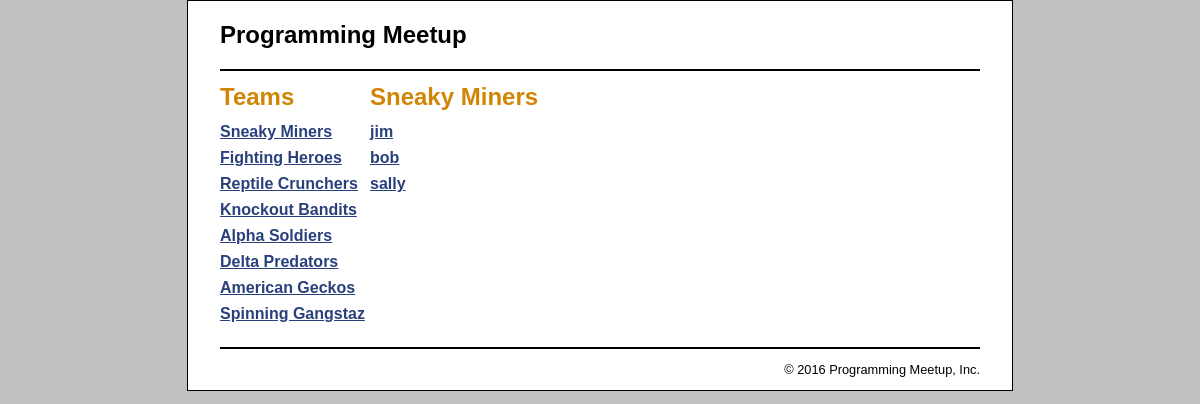
Page /controller/product_catalog on the committed database.
### tables this page shows
CREATE TABLE team (
	team_id				int				auto_increment,
	team_name			varchar(255)	not null 		unique,
	team_description	varchar(500)	not null,	
	
	primary key (team_id)
);

CREATE TABLE member (
	team_id				int				not null,
	member_id			int				auto_increment,	
	member_name			varchar(255)	not null,
	member_birthday		date,

	index team_id (team_id),	
	foreign key (team_id) references team(team_id),		
	primary key (member_id)	
);

### model/category_db.php (called while the page is built, shortened)
<?php
	function get_teams() {
	    global $db;
	    $query = 'SELECT * FROM team
	              ORDER BY team_id';
	    $statement = $db->prepare($query);
	    $statement->execute();
	    return $statement;
	}
	function get_team_name($group_id) {
	    global $db;
	    $query = 'SELECT * FROM team
	              WHERE team_id = :group_id';
	    $statement = $db->prepare($query);
	    $statement->bindValue(':group_id', $group_id);
	    $statement->execute();
	    $team = $statement->fetch();
	    $team_name = $team['team_name'];
	    return $team_name;
	}
?>

### model/product_db.php (called while the page is built, shortened)
<?php
function get_member_by_team($team_id) {
    global $db;
    $query = 'SELECT * FROM member
              WHERE member.team_id = :team_id
              ORDER BY member_id';
    $statement = $db->prepare($query);
    $statement->bindValue(":team_id", $team_id);
    $statement->execute();
    $members = $statement->fetchAll();
    return $members;
}
?>

### view/product_catalog/product_list.php (the view)
<?php include '../../view/template/header.php'; ?>
<main>
    <aside>
        <h1>Teams</h1>
		<?php include '../../view/template/categories_nav.php'; ?>
    </aside>
    <section>
        <h1><?php echo $team_name; ?></h1>
        <ul class="nav">
            <?php foreach ($member as $person) : ?>
            <li>
                <a href = "?action=view_product&amp;product_id=<?php
						  echo $person['member_id']; ?>" >
                    <?php echo $person['member_name']; ?>
                </a>
            </li>
            <?php endforeach; ?>
        </ul>
    </section>
</main>
<?php include '../../view/template/footer.php'; ?>

### view/template/categories_nav.php
<nav>
	<ul>
	<?php foreach ($teams as $team) : ?>
		<li>
		<a href="?team_id=<?php echo $team['team_id']; ?>">
			<?php echo $team['team_name']; ?>
		</a>
		</li>
	<?php endforeach; ?>
	</ul>
</nav>

### public/css/main.css (style rules this page uses)
html { background-color: rgb(192, 192, 192); }
body { font-family: Arial, Helvetica, sans-serif; width: 760px; margin: 0 auto; padding: 0 2em; background-color: white; border: 1px solid black; }
aside { float: left; width: 150px; }
section { float: left; width: 500px; }
h1 { font-size: 150%; margin: .5em 0; }
h1, h2 { color: rgb(208, 133, 4); }
ul { list-style-type: none; margin: 0; padding-left: 0; padding-bottom: 1em; }
li { padding-bottom: 0.5em; }
a { color: rgb(41, 64, 124); font-weight: bold; }

### rows in the picture
team: team_name "Sneaky Miners"
team: team_name "Fighting Heroes"
team: team_name "Reptile Crunchers"
team: team_name "Knockout Bandits"
team: team_name "Alpha Soldiers"
team: team_name "Delta Predators"
team: team_name "American Geckos"
team: team_name "Spinning Gangstaz"
member: member_name "jim"
member: member_name "bob"
member: member_name "sally"
